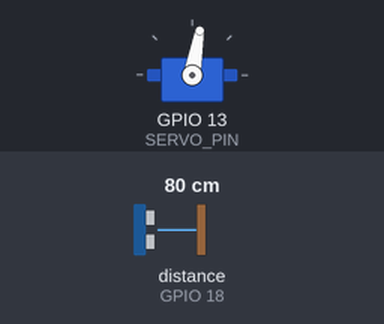
This sketch was run on a simulated ESP32. Parts: servo. Wiring (inferred from the names in the program): ultrasonic range finder: trigger GPIO 5; echo GPIO 18. The inputs (shaded band) are chosen by the test bench; at power-on: distance to the obstacle (sensor on GPIO 18) 80 cm. The echo pulse lasts 58.3 µs per cm; what the sketch prints to the serial monitor is not drawn.

Above: at 4.2 s.
4.3 s: distance to the obstacle (sensor on GPIO 18) set to 2 cm
At 6.7 s:
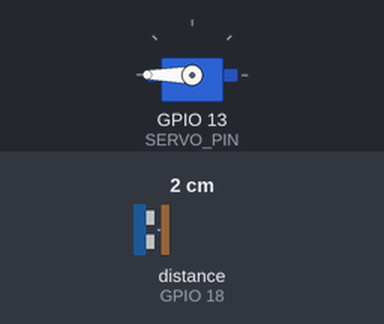
7.3 s: distance to the obstacle (sensor on GPIO 18) set to 250 cm
At 8.8 s:
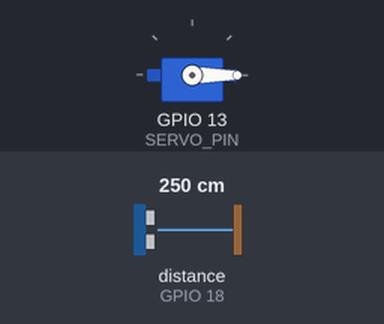
10.3 s: distance to the obstacle (sensor on GPIO 18) set to 299 cm
At 10.57 s:
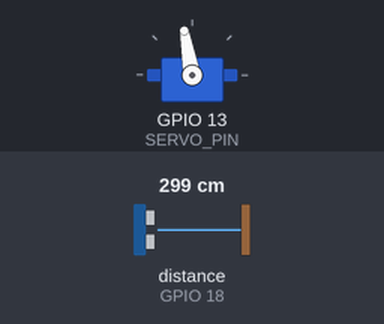
Timing chart, 0 to 19.3 s (numbered marks = the images above; inputs shaded):
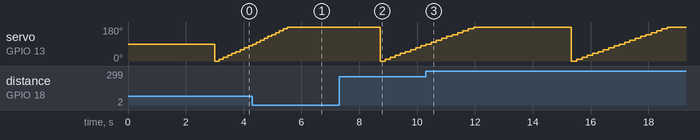

The sketch:

test_radar_avanzado.ino
```cpp
/*
 * TEST 7: RADAR AVANZADO CON DETECCION DE OBSTACULOS
 * ===================================================
 * Sistema completo de radar con análisis de entorno
 * Detecta obstáculos y determina mejor dirección para navegar
 *
 * CARACTERISTICAS:
 * - Barrido completo de 180° (0° a 180°)
 * - Detección de obstáculos en tiempo real
 * - Mapa de distancias por sectores
 * - Recomendación de dirección libre
 *
 * CONEXIONES:
 * HC-SR04:
 *   VCC  -> 5V
 *   GND  -> GND
 *   TRIG -> GPIO 5
 *   ECHO -> GPIO 18
 *
 * Servomotor:
 *   Señal -> GPIO 13
 *   VCC   -> 5V
 *   GND   -> GND común
 *
 * INSTRUCCIONES:
 * 1. Montar HC-SR04 sobre servo
 * 2. Conectar todo según diagrama
 * 3. Subir código
 * 4. Abrir Serial Monitor a 115200 baud
 * 5. Colocar obstáculos en diferentes posiciones
 */

#include <ESP32Servo.h>

// Pines
#define SERVO_PIN 13
#define TRIG_PIN 5
#define ECHO_PIN 18

// Configuración
#define DISTANCIA_SEGURA 30  // cm - Distancia mínima de seguridad

// Objeto servo
Servo servoRadar;

// Array para almacenar distancias
const int numAngulos = 19;  // 0°, 10°, 20°, ..., 180°
int angulos[numAngulos];
float distancias[numAngulos];

void setup() {
  Serial.begin(115200);
  delay(1000);

  // Configurar HC-SR04
  pinMode(TRIG_PIN, OUTPUT);
  pinMode(ECHO_PIN, INPUT);

  // Configurar servo
  servoRadar.attach(SERVO_PIN, 500, 2400);

  Serial.println("========================================");
  Serial.println("RADAR AVANZADO - DETECCION DE ENTORNO");
  Serial.println("========================================");
  Serial.println("Iniciando sistema...\n");

  delay(1000);

  // Inicializar array de ángulos
  for (int i = 0; i < numAngulos; i++) {
    angulos[i] = i * 10;  // 0, 10, 20, ..., 180
  }

  // Centrar servo
  servoRadar.write(90);
  delay(1000);
}

void loop() {
  // Realizar barrido completo
  Serial.println("\n>>> INICIANDO BARRIDO COMPLETO <<<\n");
  realizarBarrido();

  // Mostrar mapa de distancias
  mostrarMapaDistancias();

  // Analizar entorno
  analizarEntorno();

  // Esperar antes del siguiente barrido
  Serial.println("\nEsperando 3 segundos para próximo barrido...");
  delay(3000);
}

// Realizar barrido de 0° a 180°
void realizarBarrido() {
  for (int i = 0; i < numAngulos; i++) {
    int angulo = angulos[i];

    // Mover servo
    servoRadar.write(angulo);
    delay(100);  // Esperar estabilización

    // Tomar 3 mediciones y promediar
    float suma = 0;
    int medicionesValidas = 0;

    for (int j = 0; j < 3; j++) {
      float dist = leerDistancia();
      if (dist < 400) {  // Medición válida
        suma += dist;
        medicionesValidas++;
      }
      delay(10);
    }

    // Guardar promedio
    if (medicionesValidas > 0) {
      distancias[i] = suma / medicionesValidas;
    } else {
      distancias[i] = 999;  // Sin obstáculo
    }

    // Mostrar en Serial
    Serial.print(angulo);
    Serial.print("°: ");
    Serial.print(distancias[i], 1);
    Serial.print(" cm");

    if (distancias[i] < DISTANCIA_SEGURA) {
      Serial.print(" [OBSTACULO!]");
    }
    Serial.println();
  }
}

// Mostrar mapa visual de distancias
void mostrarMapaDistancias() {
  Serial.println("\n=== MAPA DE DISTANCIAS ===");
  Serial.println("Derecha (0°)    Centro (90°)    Izquierda (180°)");

  for (int i = 0; i < numAngulos; i++) {
    Serial.print(angulos[i]);
    Serial.print("°: ");

    // Crear barra visual
    int barras = (int)(distancias[i] / 5);  // 1 barra = 5cm
    if (barras > 30) barras = 30;  // Máximo 30 barras

    for (int j = 0; j < barras; j++) {
      Serial.print("█");
    }

    Serial.print(" ");
    Serial.print(distancias[i], 1);
    Serial.println(" cm");
  }
}

// Analizar entorno y recomendar dirección
void analizarEntorno() {
  Serial.println("\n=== ANALISIS DEL ENTORNO ===");

  // Dividir en 3 sectores
  float distDerecha = calcularDistanciaPromedio(0, 6);    // 0° - 60°
  float distCentro = calcularDistanciaPromedio(6, 12);    // 60° - 120°
  float distIzquierda = calcularDistanciaPromedio(12, 18); // 120° - 180°

  Serial.print("Sector DERECHA (0°-60°): ");
  Serial.print(distDerecha, 1);
  Serial.println(" cm");

  Serial.print("Sector CENTRO (60°-120°): ");
  Serial.print(distCentro, 1);
  Serial.println(" cm");

  Serial.print("Sector IZQUIERDA (120°-180°): ");
  Serial.print(distIzquierda, 1);
  Serial.println(" cm");

  // Determinar mejor dirección
  Serial.println("\n>>> RECOMENDACION <<<");

  if (distCentro > DISTANCIA_SEGURA) {
    Serial.println("✓ AVANZAR AL FRENTE - Camino despejado");
  } else if (distDerecha > distIzquierda && distDerecha > DISTANCIA_SEGURA) {
    Serial.println("→ GIRAR A LA DERECHA - Mejor espacio");
  } else if (distIzquierda > distDerecha && distIzquierda > DISTANCIA_SEGURA) {
    Serial.println("← GIRAR A LA IZQUIERDA - Mejor espacio");
  } else {
    Serial.println("⚠ RETROCEDER - Obstáculos en todas direcciones");
  }

  // Buscar ángulo con mayor distancia
  int anguloMaxDist = 0;
  float maxDistancia = 0;

  for (int i = 0; i < numAngulos; i++) {
    if (distancias[i] > maxDistancia && distancias[i] < 300) {
      maxDistancia = distancias[i];
      anguloMaxDist = angulos[i];
    }
  }

  Serial.print("\nMejor ángulo: ");
  Serial.print(anguloMaxDist);
  Serial.print("° con ");
  Serial.print(maxDistancia, 1);
  Serial.println(" cm");
}

// Calcular distancia promedio en un rango de índices
float calcularDistanciaPromedio(int inicio, int fin) {
  float suma = 0;
  int count = 0;

  for (int i = inicio; i <= fin && i < numAngulos; i++) {
    if (distancias[i] < 300) {  // Solo distancias válidas
      suma += distancias[i];
      count++;
    }
  }

  if (count > 0) {
    return suma / count;
  }
  return 999;  // Sin obstáculos
}

// Función para medir distancia con HC-SR04
float leerDistancia() {
  digitalWrite(TRIG_PIN, LOW);
  delayMicroseconds(2);

  digitalWrite(TRIG_PIN, HIGH);
  delayMicroseconds(10);
  digitalWrite(TRIG_PIN, LOW);

  long duracion = pulseIn(ECHO_PIN, HIGH, 30000);

  if (duracion == 0) {
    return 999.0;
  }

  float distancia = duracion * 0.034 / 2;
  return distancia;
}
```
